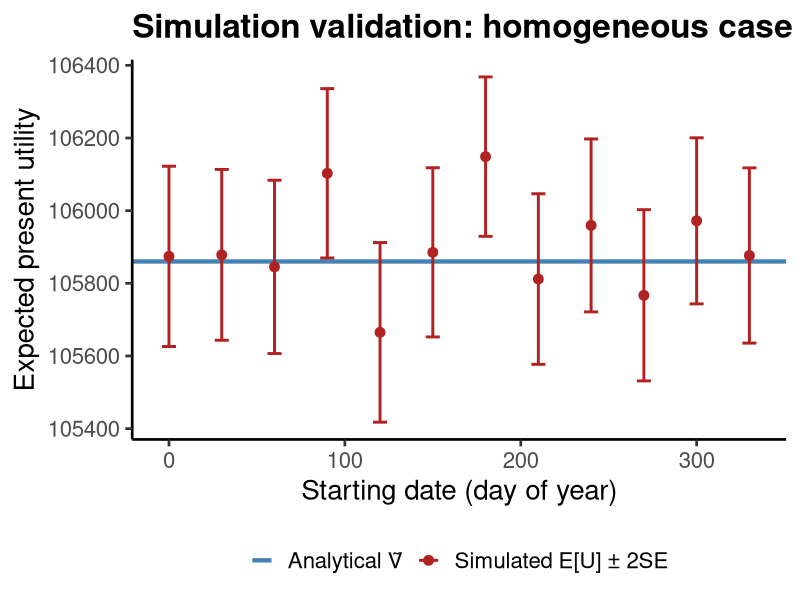

The R script that drew this image:
library(ggplot2)

# ── Read data ─────────────────────────────────────────────────────────────────
df <- read.csv("results/simulations/simulation_validation.csv")

outdir <- "results/figures"
dir.create(outdir, showWarnings = FALSE, recursive = TRUE)

# ══════════════════════════════════════════════════════════════════════════════
# Simulated E[U] vs analytical continuation value
# ══════════════════════════════════════════════════════════════════════════════

p <- ggplot(df) +
  geom_hline(aes(yintercept = Vtilde_analytical,
                 color = "Analytical V\u0303"),
             linewidth = 1.5) +
  geom_errorbar(aes(x = t_init,
                    ymin = sim_lower_2se,
                    ymax = sim_upper_2se,
                    color = "Simulated E[U] \u00b1 2SE"),
                width = 8, linewidth = 1.0) +
  geom_point(aes(x = t_init,
                 y = sim_mean,
                 color = "Simulated E[U] \u00b1 2SE"),
             size = 3) +
  scale_color_manual(values = c(
    "Analytical V\u0303" = "steelblue",
    "Simulated E[U] \u00b1 2SE" = "firebrick")) +
  labs(x = "Starting date (day of year)",
       y = "Expected present utility",
       color = NULL,
       title = "Simulation validation: homogeneous case",
       subtitle = paste0(df$sim_mean[1], " does not appear — see CSV for values")) +
  theme_classic(base_size = 20) +
  theme(
    legend.position = "bottom",
    plot.title = element_text(face = "bold"),
    plot.subtitle = element_blank()
  )

ggsave(file.path(outdir, "simulation_validation.png"), p,
       width = 10, height = 7, dpi = 400)
cat("Saved simulation_validation.png\n")
